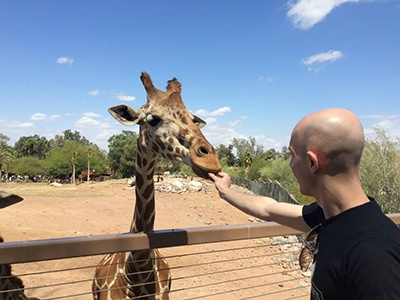
#> input picture lessons/newimage.jpg, 400 x 300 px
$ python rotate.py --image newimage.jpg
#> lines starting #> are read from the running program, lines starting #| are printed output that depends on the picture
import numpy as np
import argparse
import imutils
import cv2

ap = argparse.ArgumentParser()
ap.add_argument("-i", "--image", required=True, help="Path to the image")
args = vars(ap.parse_args())

# load the image and show it
image = cv2.imread(args["image"])
#> image is the input picture: shape (300, 400, 3); mean B, G, R 150.4, 143.8, 139.7
cv2.imshow("Original", image)

# grab the dimensions of the shape and calculate the center of the image
(h, w) = image.shape[:2]
#> h = 300; w = 400
(cX, cY) = (w / 2, h / 2)
#> cX = 200; cY = 150

# rotate our image by 45 degrees
M = cv2.getRotationMatrix2D((cX, cY), 45, 1.0)
rotated = cv2.warpAffine(image, M, (w, h))
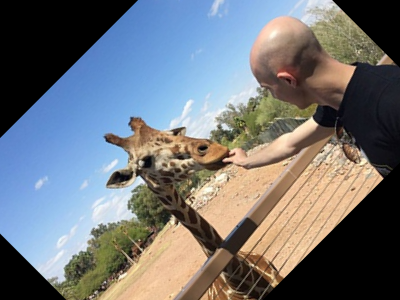
#> rotated: shape (300, 400, 3); mean B, G, R 120.2, 116.5, 113.4
cv2.imshow("Rotated by 45 Degrees", rotated)

# rotate image by -90 degrees
M = cv2.getRotationMatrix2D((cX, cY), -90, 1.0)
rotated = cv2.warpAffine(image, M, (w, h))
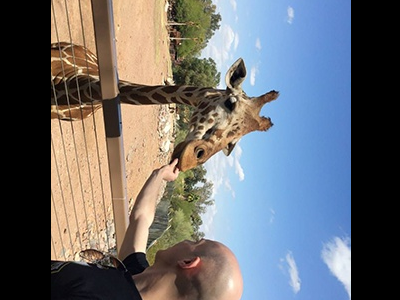
#> rotated: shape (300, 400, 3); mean B, G, R 113.5, 109.8, 107.8
cv2.imshow("Rotated by -90 Degrees", rotated)

# rotate the image around an arbitrary point rather than the center
M = cv2.getRotationMatrix2D((cX - 50, cY - 50), 45, 1.0)
rotated = cv2.warpAffine(image, M, (w, h))
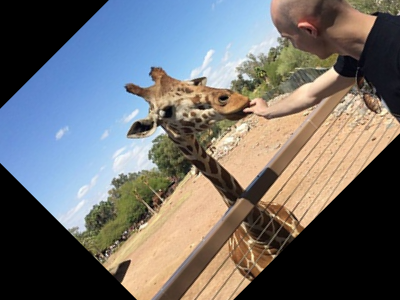
#> rotated: shape (300, 400, 3); mean B, G, R 109.3, 110, 111.1
cv2.imshow("Rotated by Offset & 45 Degrees", rotated)
cv2.waitKey(0)

# rotate image 30 degrees clockwise (negative) using imutils.rotate()
rotated = imutils.rotate(image, -30)
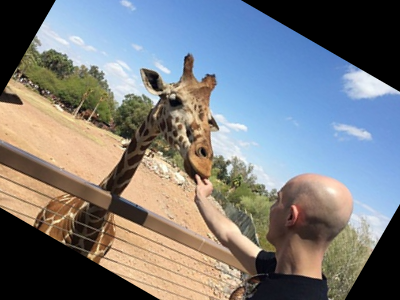
#> rotated: shape (300, 400, 3); mean B, G, R 127, 125.1, 123.5

# check a pixel
(b, g, r) = rotated[254, 335]
#> b = 67; g = 111; r = 110
print(f"Pixel at (335, 254) - Red: {r}, Green: {g}, Blue: {b}")
#| Pixel at (335, 254) - Red: 110, Green: 111, Blue: 67

# rotate image 110 degrees counter-clockwise
rotated = imutils.rotate(image, 110)
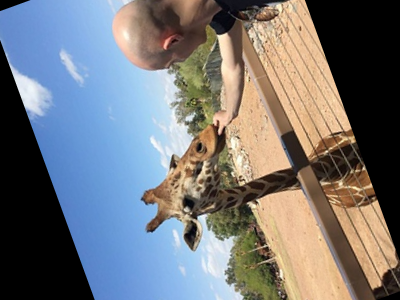
#> rotated: shape (300, 400, 3); mean B, G, R 121.4, 118.3, 117.1

# check a pixel
(b, g, r) = rotated[136, 312]
#> b = 137; g = 184; r = 226
print(f"Pixel at (312, 136) - Red: {r}, Green: {g}, Blue: {b}")
#| Pixel at (312, 136) - Red: 226, Green: 184, Blue: 137

# rotate image 88 degrees counter-clockwise, about coordinate (50, 50)
rotated = imutils.rotate(image, 88, (50, 50))
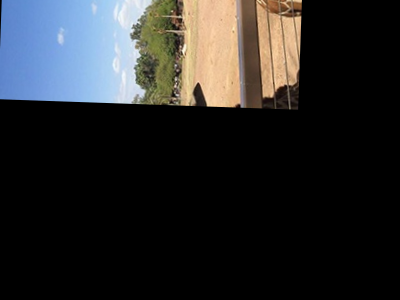
#> rotated: shape (300, 400, 3); mean B, G, R 41.5, 40.8, 40.2

# check a pixel
(b, g, r) = rotated[10, 10]
#> b = 206; g = 137; r = 94
print(f"Pixel at (10, 10) - Red: {r}, Green: {g}, Blue: {b}")
#| Pixel at (10, 10) - Red: 94, Green: 137, Blue: 206
